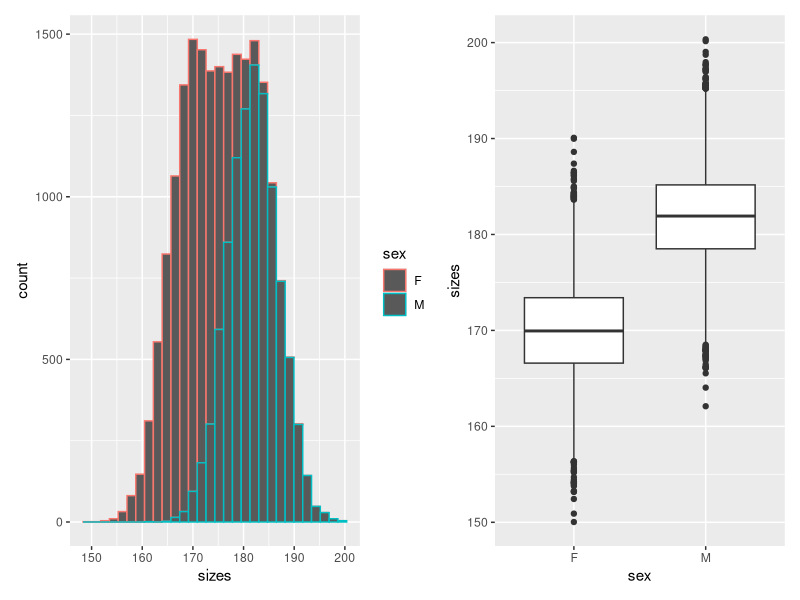

The R source for this figure:
## ---- chunk 1
#| echo = FALSE
df <- data.frame(distributions = c("Normal", "Poisson", "Binomial", "Gamma", "Negative Binomial"),
                link_functions = c("Identity", "Log", "Logit (ln(y / (1 - y))", "Inverse", "Log"))
knitr::kable(df)
## ---- chunk 2
library(ggplot2)
library(MASS)
df <- data.frame(sizes = c(rnorm(10000, mean = 170, sd = 5), rnorm(10000, mean = 182, sd = 5)),
                 sex = rep(c("F", "M"), each = 10000))
p1 <- ggplot(df, aes(x = sizes, colour = sex)) +
  geom_histogram()
p2 <- ggplot(df, aes(y = sizes, x = sex)) +
  geom_boxplot()
library(patchwork)
p1 + p2
m <- glm(sizes ~ 1, data = df, family = "gaussian")
cat(
  "Base model: Fit the distribution to the data\n",
  "y = N(Âµ, Ï�)\n"
)
summary(m)
cat(
  "Model: which considers the sex\n",
  "y = N(µ = a*F + b*M, ρ)\n"
)
m <- glm(sizes ~ sex, data = df, family = "gaussian")
summary(m)

# By hand
# Fit a normal distribution to the data without considering the sex
fit_base <- fitdistr(df$sizes, "normal")
mean_base <- fit_base$estimate[1]
sd_base <- fit_base$estimate[2]

# Calculate log-likelihood for the base model
log_likelihood_base <- sum(log(dnorm(df$sizes, mean = mean_base, sd = sd_base)))
log_likelihood_base

# Fit separate distributions for each group
fit_female <- fitdistr(df$sizes[df$sex == "F"], "normal")
mean_female <- fit_female$estimate[1]
sd_female <- fit_female$estimate[2]

fit_male <- fitdistr(df$sizes[df$sex == "M"], "normal")
mean_male <- fit_male$estimate[1]
sd_male <- fit_male$estimate[2]

# Calculate log-likelihood for the model considering sex
log_likelihood_female <- sum(log(dnorm(df$sizes[df$sex == "F"], mean = mean_female, sd = sd_female)))
log_likelihood_male <- sum(log(dnorm(df$sizes[df$sex == "M"], mean = mean_male, sd = sd_male)))

log_likelihood_total <- log_likelihood_female + log_likelihood_male
log_likelihood_total

cat("Log-likelihood of the base model:", log_likelihood_base, "\n")
cat("Log-likelihood of the model considering sex:", log_likelihood_total, "\n")

## ---- chunk 3
design_matrix <- model.matrix(sizes ~ sex, data = df)
head(design_matrix)
tail(design_matrix)
beta_hat <- solve(t(design_matrix) %*% design_matrix) %*% t(design_matrix) %*% df$sizes
beta_hat
cat(
  "Model: which considers the sex\n",
  "y = N(µ = a*F + b*M, ρ)\n"
)
m <- glm(sizes ~ sex, data = df, family = "gaussian")
summary(m)
sum(residuals(m)^2) / (nrow(df) - 2)

# Calc residuals
# NOTE: Is beta_hat[1] + beta_hat[2] * df$sizes but in addition sex is considered
y_hat <- design_matrix %*% beta_hat 
residuals <- df$sizes - y_hat
variance <- sum(residuals^2) / (nrow(df) - 2)
variance
